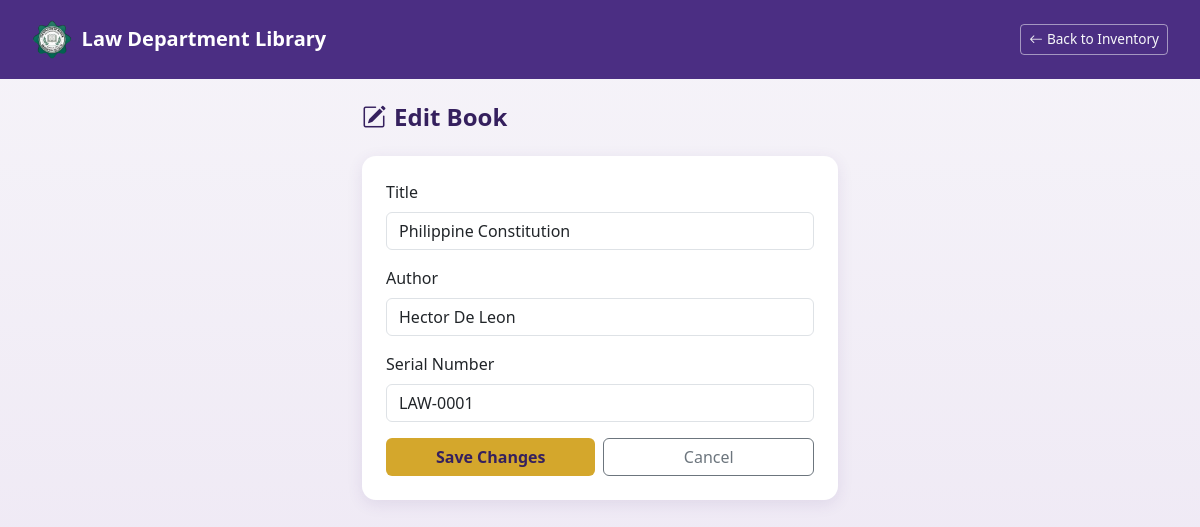
The page /edit_book.php?id=1 on the database its author committed.
### tables this page shows
CREATE TABLE `books` (
  `id` int(11) NOT NULL,
  `title` varchar(200) NOT NULL,
  `author` varchar(150) NOT NULL,
  `serial_no` varchar(100) NOT NULL,
  `total_copies` int(11) NOT NULL DEFAULT 1,
  `available_copies` int(11) NOT NULL DEFAULT 1,
  `is_available` tinyint(1) NOT NULL
);

### edit_book.php (the view, shortened to what this page needs)
<?php
include('db.php');
$id = $_GET['id'];
$result = mysqli_query($conn, "SELECT * FROM books WHERE id = $id");
$book = mysqli_fetch_assoc($result);
?>
<!DOCTYPE html>
<html lang="en">
<head>
    <link href="https://cdn.jsdelivr.net/npm/bootstrap@5.3.0/dist/css/bootstrap.min.css" rel="stylesheet">
    <link href="https://cdn.jsdelivr.net/npm/bootstrap-icons@1.11.3/font/bootstrap-icons.css" rel="stylesheet">
</head>
<body>
<nav class="navbar navbar-tcm d-flex justify-content-between">
    <span class="navbar-brand">
        <img src="assets/images/tcm_logo.png" alt="TCM Seal">
        Law Department Library
    </span>
    <a href="books.php" class="btn btn-outline-light btn-sm"><i class="bi bi-arrow-left me-1"></i>Back to Inventory</a>
</nav>
<div class="container mt-4" style="max-width: 500px;">
    <h4 class="page-heading mb-4"><i class="bi bi-pencil-square me-2"></i>Edit Book</h4>
    <div class="card card-tcm p-4">
        <form method="POST">
            <div class="mb-3">
                <label class="form-label">Title</label>
                <input type="text" name="title" class="form-control" value="<?php echo htmlspecialchars($book['title']); ?>" required>
            </div>
            <div class="mb-3">
                <label class="form-label">Author</label>
                <input type="text" name="author" class="form-control" value="<?php echo htmlspecialchars($book['author']); ?>" required>
            </div>
            <div class="mb-3">
                <label class="form-label">Serial Number</label>
                <input type="text" name="serial_no" class="form-control" value="<?php echo htmlspecialchars($book['serial_no']); ?>" required>
            </div>
            <div class="d-flex gap-2">
                <button type="submit" class="btn btn-tcm-gold w-100">Save Changes</button>
                <a href="books.php" class="btn btn-outline-secondary w-100">Cancel</a>
            </div>
        </form>
    </div>
</div>
</body>
</html>

### edit_book.php (style rules this page uses)
:root { --tcm-purple: #4B2E83; --tcm-purple-dark: #35205E; --tcm-gold: #D4A72C; --tcm-gold-dark: #B88F22; }
body { background: linear-gradient(180deg, #f6f4f9 0%, #ece5f3 100%); min-height: 100vh; font-family: 'Segoe UI', system-ui, -apple-system, sans-serif; }
.navbar-tcm { background-color: var(--tcm-purple); padding: 0.9rem 2rem; }
.navbar-tcm .navbar-brand { color: #fff; font-weight: 700; display: flex; align-items: center; gap: 0.6rem; }
.navbar-tcm .navbar-brand img { width: 40px; height: 40px; object-fit: contain; }
.navbar-tcm .btn-outline-light { border-color: rgba(255,255,255,0.5); font-size: 0.85rem; }
.page-heading { color: var(--tcm-purple-dark); font-weight: 700; }
.card-tcm { border: none; border-radius: 14px; box-shadow: 0 4px 16px rgba(75, 46, 131, 0.1); }
.btn-tcm-gold { background-color: var(--tcm-gold); color: var(--tcm-purple-dark); font-weight: 600; border: none; }

### rows shown on the page
books: title "Philippine Constitution", author "Hector De Leon", serial_no "LAW-0001"
